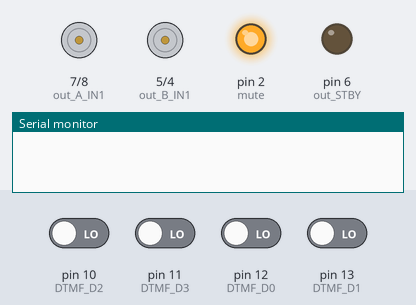
The sketch below on a simulated Arduino Uno, built with avr-gcc and run on an emulated ATmega328P. Shown: motor-driver pin pairs drawn as motors (green arrow = first pin HIGH = forward, orange = second pin HIGH = backward, longer = more drive, scaled by the enable pin, stopped while the standby pin is LOW), output pins drawn as LEDs (lit = HIGH), the last lines printed to the serial monitor. Dashed ring = blinking. The test bench sets the inputs (shaded band); at power-on: pin 10 (DTMF_D2), pin 11 (DTMF_D3), pin 12 (DTMF_D0), pin 13 (DTMF_D1) LOW.

Above: at 1.2 s.
1.3 s: pin 10 (DTMF_D2) driven HIGH
At 2.1 s:
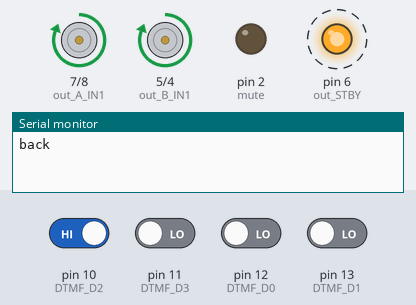
4.3 s: pin 10 (DTMF_D2) driven LOW
At 5.5 s:
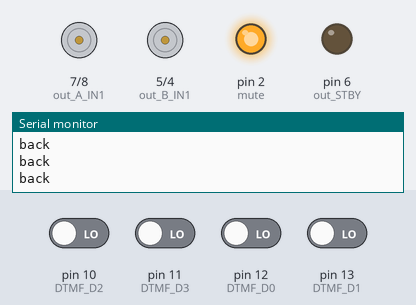
5.8 s: pin 11 (DTMF_D3) driven HIGH
At 5.97 s:
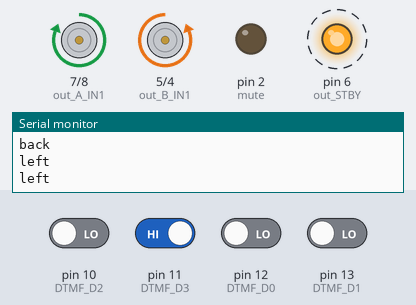
8.8 s: pin 12 (DTMF_D0) driven HIGH
11.8 s: pin 11 (DTMF_D3) driven LOW
At 12.2 s:
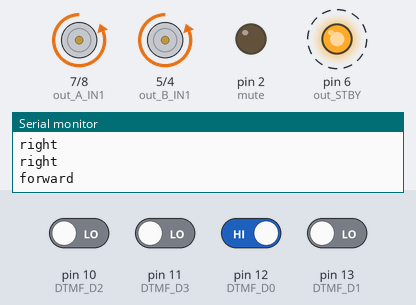
14.8 s: pin 12 (DTMF_D0) driven LOW
At 15.5 s:
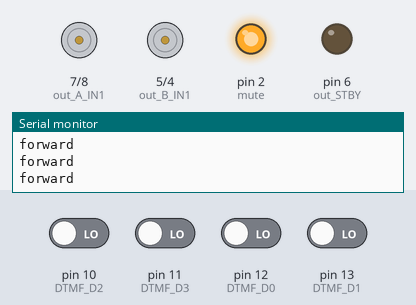
Timing chart, 0 to 17.3 s (numbered marks = the images above; inputs shaded):
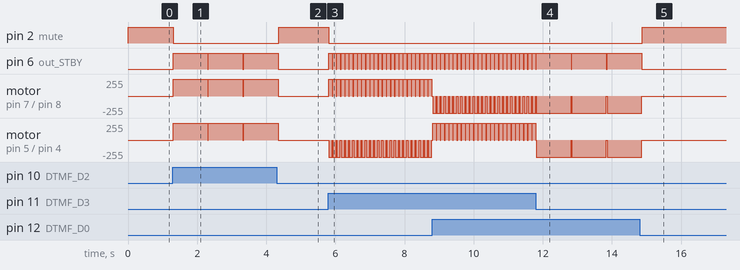

Measured:
- after the input at 1.3 s, pin 2 (mute): HIGH → LOW at once; pin 6 (out_STBY): alternates HIGH for 1.0 s and LOW for 0.02 s, starting at once; motor on pin 7 (out_A_IN1) / pin 8 (out_A_IN2), motor on pin 5 (out_B_IN1) / pin 4 (out_B_IN2): stopped → forward 255/255 at once
- after the input at 4.3 s, pin 2 (mute): LOW → HIGH after 0.06 s; pin 6 (out_STBY): goes on until 4.3 s, then stays LOW; motor on pin 7 (out_A_IN1) / pin 8 (out_A_IN2), motor on pin 5 (out_B_IN1) / pin 4 (out_B_IN2): goes on until 4.3 s, then stays stopped
- after the input at 5.8 s, pin 2 (mute): HIGH → LOW at once; pin 6 (out_STBY): alternates HIGH for 0.10 s and LOW for 0.02 s, starting at once
- after the input at 11.8 s, pin 6 (out_STBY): alternates HIGH for 1.0 s and LOW for 0.02 s, starting after 1.0 s
- after the input at 14.8 s, pin 2 (mute): LOW → HIGH after 0.08 s; pin 6 (out_STBY): goes on until 14.9 s, then stays LOW; motor on pin 7 (out_A_IN1) / pin 8 (out_A_IN2), motor on pin 5 (out_B_IN1) / pin 4 (out_B_IN2): goes on until 14.9 s, then stays stopped

The sketch:

motorcontroller_serial_dtmf.pde
```cpp
//Configure these to fit your design...
#define out_STBY 6
#define out_B_PWM 3
#define out_A_PWM 9
#define out_A_IN2 8
#define out_A_IN1 7
#define out_B_IN1 5
#define out_B_IN2 4
#define motor_A 0
#define motor_B 1
#define motor_AB 2


#define mute 2

#define DTMF_D0 12
#define DTMF_D1 13
#define DTMF_D2 10
#define DTMF_D3 11

void setup()
{
  pinMode(out_STBY,OUTPUT);
  pinMode(out_A_PWM,OUTPUT);
  pinMode(out_A_IN1,OUTPUT);
  pinMode(out_A_IN2,OUTPUT);
  pinMode(out_B_PWM,OUTPUT);
  pinMode(out_B_IN1,OUTPUT);
  pinMode(out_B_IN2,OUTPUT);

  pinMode(mute,OUTPUT);
  digitalWrite(mute,HIGH);

  pinMode(DTMF_D0, INPUT);
  pinMode(DTMF_D1, INPUT);
  pinMode(DTMF_D2, INPUT);
  pinMode(DTMF_D3, INPUT);

 Serial.begin(9600);
}

void loop()
{
  // default mute if
  int pressTone = readDTMF();
  switch (pressTone) {
    case 1:
      digitalWrite(mute,LOW);
      Serial.println("forward");
      forward();
      break;
    case 8:
      digitalWrite(mute,LOW);
      Serial.println("left");
      left();
      break;
    case 10:
      digitalWrite(mute,LOW);
      Serial.println("stop");
      break;
    case 9:
      digitalWrite(mute,LOW);
      Serial.println("right");
      right();
      break;
    case 4:
      digitalWrite(mute,LOW);
      Serial.println("back");
      backwards();
      break;
    case 0:
      digitalWrite(mute,HIGH);
      break;
    default:
      digitalWrite(mute,LOW);
      //Serial.println(pressTone);
      break;
  }
  delay(20);
}

int readDTMF() {
  int value = 0;
  if (digitalRead(DTMF_D0) == HIGH) {  value = value + 1; }
  if (digitalRead(DTMF_D1) == HIGH) {  value = value + 2;}
  if (digitalRead(DTMF_D2) == HIGH) {  value = value + 4; }
  if (digitalRead(DTMF_D3) == HIGH) {  value = value + 8; }
  return value;
}


void backwards() {
  motor_standby(false);
  motor_speed2(motor_A,100);
  motor_speed2(motor_B,100);
  delay(1000);
  motor_standby(true);
}

void forward() {
  motor_standby(false);
  motor_speed2(motor_A,-100);
  motor_speed2(motor_B,-100);
  delay(1000);
  motor_standby(true);
}

void right() {
  motor_standby(false);
  motor_speed2(motor_A,-100);
  motor_speed2(motor_B,100);
  delay(100);
  motor_standby(true);
}

void left() {
  motor_standby(false);
  motor_speed2(motor_A,100);
  motor_speed2(motor_B,-100);
  delay(100);
  motor_standby(true);
}

void test() {

    motor_standby(false);
  motor_speed2(motor_A,-100);
  motor_speed2(motor_B,-100);
  delay(2000);
  for (int i=-100; i<100; i++) {
    motor_speed2(motor_A,i);
    motor_speed2(motor_B,i);
    delay(50);
  }
  delay(2000);
  motor_standby(true);
}

void motor_speed2(boolean motor, char speed) { //speed from -100 to 100
  byte PWMvalue=0;
  PWMvalue = map(abs(speed),0,100,50,255); //anything below 50 is very weak
  if (speed > 0)
    motor_speed(motor,0,PWMvalue);
  else if (speed < 0)
    motor_speed(motor,1,PWMvalue);
  else {
    motor_coast(motor);
  }
}
void motor_speed(boolean motor, boolean direction, byte speed) { //speed from 0 to 255
  if (motor == motor_A) {
    if (direction == 0) {
      digitalWrite(out_A_IN1,HIGH);
      digitalWrite(out_A_IN2,LOW);
    } else {
      digitalWrite(out_A_IN1,LOW);
      digitalWrite(out_A_IN2,HIGH);
    }
    analogWrite(out_A_PWM,speed);
  } else {
    if (direction == 0) {
      digitalWrite(out_B_IN1,HIGH);
      digitalWrite(out_B_IN2,LOW);
    } else {
      digitalWrite(out_B_IN1,LOW);
      digitalWrite(out_B_IN2,HIGH);
    }
    analogWrite(out_B_PWM,speed);
  }
}
void motor_standby(boolean state) { //low power mode
  if (state == true)
    digitalWrite(out_STBY,LOW);
  else
    digitalWrite(out_STBY,HIGH);
}
void motor_brake(boolean motor) {
  if (motor == motor_A) {
    digitalWrite(out_A_IN1,HIGH);
    digitalWrite(out_A_IN2,HIGH);
  } else {
    digitalWrite(out_B_IN1,HIGH);
    digitalWrite(out_B_IN2,HIGH);
  }
}
void motor_coast(boolean motor) {
  if (motor == motor_A) {
    digitalWrite(out_A_IN1,LOW);
    digitalWrite(out_A_IN2,LOW);
    digitalWrite(out_A_PWM,HIGH);
  } else {
    digitalWrite(out_B_IN1,LOW);
    digitalWrite(out_B_IN2,LOW);
    digitalWrite(out_B_PWM,HIGH);
  }
}
```
